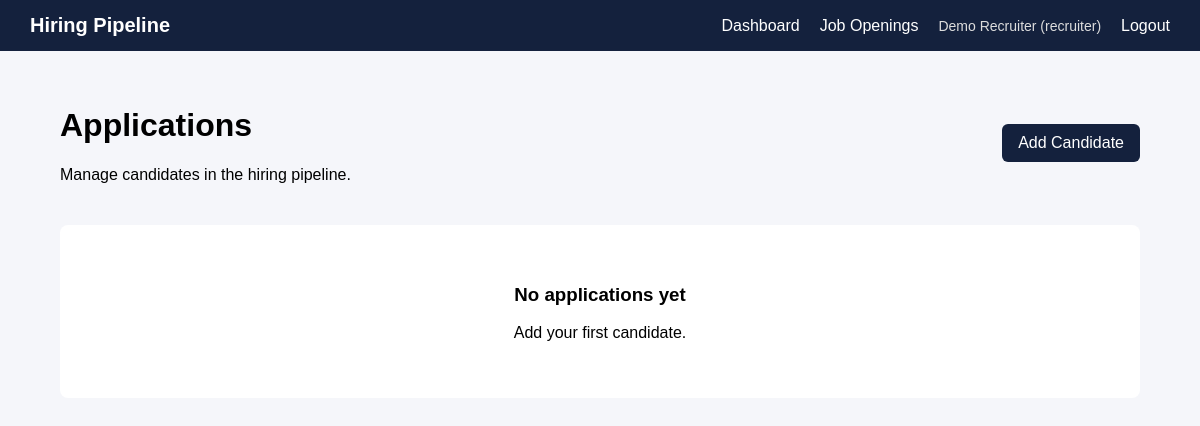
Page /applications/ (signed in) on the earlier database version.
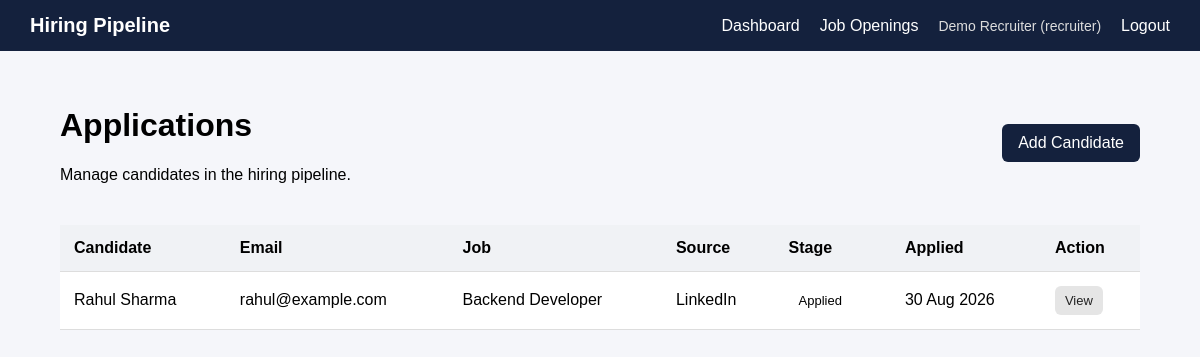
Same page on the later database version.
### models/application.py (models this page shows)
class Application(db.Model):
    __tablename__ = "applications"
    id = db.Column(
        db.Integer,
        primary_key=True
    )
    job_opening_id = db.Column(
        db.Integer,
        db.ForeignKey("job_openings.id"),
        nullable=False,
        index=True
    )
    candidate_name = db.Column(
        db.String(150),
        nullable=False
    )
    candidate_email = db.Column(
        db.String(150),
        nullable=False,
        index=True
    )
    source = db.Column(
        db.String(100),
        nullable=True
    )
    notes = db.Column(
        db.Text,
        nullable=True
    )
    stage = db.Column(
        db.String(30),
        nullable=False,
        default="Applied",
        index=True
    )
    applied_at = db.Column(
        db.DateTime,
        server_default=db.func.now()
    )
    stage_changed_at = db.Column(
        db.DateTime,
        server_default=db.func.now()
    )
    updated_at = db.Column(
        db.DateTime,
        server_default=db.func.now(),
        onupdate=db.func.now()
    )
    job = db.relationship(
        "JobOpening",
        back_populates="applications"
    )
    events = db.relationship(
        "ApplicationEvent",
        back_populates="application",
        lazy=True,
        order_by="ApplicationEvent.created_at"
    )

### models/job.py (models this page shows)
class JobOpening(db.Model):
    __tablename__ = "job_openings"
    id = db.Column(db.Integer, primary_key=True)
    title = db.Column(
        db.String(150),
        nullable=False
    )
    department = db.Column(
        db.String(100),
        nullable=False
    )
    description = db.Column(
        db.Text,
        nullable=True
    )
    status = db.Column(
        db.String(20),
        nullable=False,
        default="open",
        index=True
    )
    created_at = db.Column(
        db.DateTime,
        server_default=db.func.now()
    )
    updated_at = db.Column(
        db.DateTime,
        server_default=db.func.now(),
        onupdate=db.func.now()
    )
    applications = db.relationship(
        "Application",
        back_populates="job",
        lazy=True
    )
    description = db.Column(
        db.Text,
        nullable=True
    )
    status = db.Column(
        db.String(20),
        nullable=False,
        default="open"
    )
    created_at = db.Column(
        db.DateTime,
        server_default=db.func.now()
    )
    updated_at = db.Column(
        db.DateTime,
        server_default=db.func.now(),
        onupdate=db.func.now()
    )
    applications = db.relationship(
        "Application",
        back_populates="job",
        lazy=True
    )

### routes/applications.py (the view)
@applications_bp.route("/")
@role_required("recruiter")
def application_list():
    applications = (
        Application.query
        .order_by(Application.applied_at.desc())
        .all()
    )
    return render_template(
        "applications/list.html",
        applications=applications
    )

### app.py (called while the page is built)
def create_app():
    app = Flask(__name__)
    app.config.from_object(Config)
    db.init_app(app)
    login_manager.init_app(app)
    login_manager.login_view = "auth.login"
    from models import User
    @login_manager.user_loader
    def load_user(user_id):
        return db.session.get(User, int(user_id))
    from routes.auth import auth_bp
    from routes.dashboard import dashboard_bp
    from routes.jobs import jobs_bp
    from routes.applications import applications_bp
    app.register_blueprint(auth_bp)
    app.register_blueprint(dashboard_bp)
    app.register_blueprint(jobs_bp)
    app.register_blueprint(applications_bp)
    from models import (
        User,
        JobOpening,
        Application,
        ApplicationInterviewer,
        Feedback,
        ApplicationEvent
    )
    return app

### templates/applications/list.html (shortened to what this page needs)
{% extends "base.html" %}
{% block content %}
<div class="page-header">
    <div>
        <h1>Applications</h1>
        <p>
            Manage candidates in the hiring pipeline.
        </p>
    </div>
    <a
        href="{{ url_for('applications.create_application') }}"
        class="btn"
    >
        Add Candidate
    </a>
</div>
{% if applications %}
<table>
    <thead>
        <tr>
            <th>Candidate</th>
            <th>Email</th>
            <th>Job</th>
            <th>Source</th>
            <th>Stage</th>
            <th>Applied</th>
            <th>Action</th>
        </tr>
    </thead>
    <tbody>
        {% for application in applications %}
        <tr>
            <td>
                {{ application.candidate_name }}
            </td>
            <td>
                {{ application.candidate_email }}
            </td>
            <td>
                {{ application.job.title }}
            </td>
            <td>
                {{ application.source or "-" }}
            </td>
            <td>
                <span class="status">
                    {{ application.stage }}
                </span>
            </td>
            <td>
                {% if application.applied_at %}
                    {{ application.applied_at.strftime("%d %b %Y") }}
                {% endif %}
            </td>
            <td>
                <a
                    href="{{ url_for(
                        'applications.application_detail',
                        application_id=application.id
                    ) }}"
                    class="small-btn"
                >
                    View
                </a>
            </td>
        </tr>
        {% endfor %}
    </tbody>
</table>
{% else %}
<div class="empty-state">
    <h3>No applications yet</h3>
    <p>
        Add your first candidate.
    </p>
</div>
{% endif %}
{% endblock %}

Differences in the rows shown:
added Application: candidate_name "Rahul Sharma", candidate_email "rahul@example.com", job "Backend Developer", source "LinkedIn", stage "Applied", applied_at "30 Aug 2026"
Other differences:
text no longer shown: "No applications yet Add your first candidate."
text now shown: "Candidate Email Job Source Stage Applied Action"
